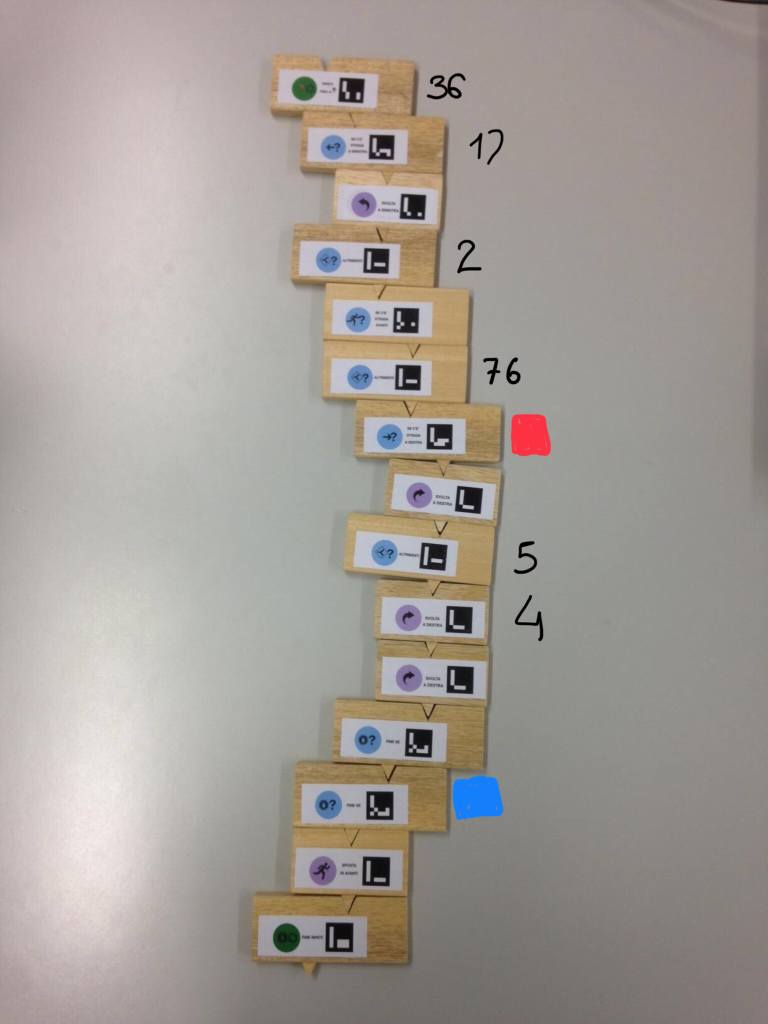
#> input picture aruco/images/color.PNG, 1536 x 2048 px, found by its file name (shown at 1/2 size)
$ python aruco_detection.py
#> lines starting #> are read from the running program, lines starting #| are printed output that depends on the picture; long printed decimals are rounded
#> in aruco_detection, img is the input picture: shape (2048, 1536, 3); mean B, G, R 151.5, 156.7, 163.5
import os
import sys

import cv2
import numpy as np
import tensorflow as tf


# class definition

class Marker:
    def __init__(self, marker_id, corners, key, value):
        self.id = marker_id
        self.value = value
        self.corners = corners
        self.key = key


#################################

def take_key(marker):
    return marker.key


def sort_markers_vertical(markers):
    return sorted(markers, key=take_key)


def print_markers(markers):
    for i in range(len(markers)):
        print("Marker ID: ", markers[i].id, "Key: ", markers[i].key)


# read and resize image
def resize_image(img):
    height, width, depth = img.shape
#> height = 2048; width = 1536; depth = 3
    W = 1200.
    H = 1200.
    imgScalew = W / width
#> imgScalew = 0.781
    imgScaleh = H / width
#> imgScaleh = 0.781
    newX, newY = img.shape[1] * imgScalew, img.shape[0] * imgScaleh
#> newX = 1200; newY = 1600
    return cv2.resize(img, (int(newX), int(newY)))


def fill_instructions_list(markers):
    instructions = []
    for i in range(len(markers)):
        instructions.append({markers[i].id: markers[i].value})
    return instructions


def RGB2HEX(color):
    """
    Conversion from RGB to Hex
    """
    return "#{:02x}{:02x}{:02x}".format(int(color[0]), int(color[1]), int(color[2]))


def get_colors(img):
    """
    Method to retrieve the colors next to a marker.
    The basic method proposed uses KMeans clusterization.
    @param img : image imported from the main method.
    In number of colors we have a N dimensional space to search the Kmeans center.
    The return of this method is a Color (string)
    """
    from collections import Counter
    from sklearn.cluster import KMeans

    number_of_colors = 3
    modified_image = cv2.resize(img, (30, 30), interpolation=cv2.INTER_AREA)
    modified_image = modified_image.reshape(modified_image.shape[0] * modified_image.shape[1], 3)
    clf = KMeans(n_clusters=number_of_colors)
    labels = clf.fit_predict(modified_image)
    cv2.imshow("g", img)
    cv2.waitKey(0)
    counts = Counter(labels)
    """
    Counter to count the key inside the cluster centers
    """
    center_colors = clf.cluster_centers_
    # We get ordered colors by iterating through the keys
    ordered_colors = [center_colors[i] for i in counts.keys()]
    bgr = [ordered_colors[i] for i in counts.keys()]

    print(ordered_colors)
    print(bgr[:2])  # to exclude the white background we skip last element of 3 clusters (num_size_cluster)

    # BGR color
    for bgr_center in bgr[:2]:
        """
        Inside you can mesh the color to obtain primary or secondary colors.
        Or what you want to retrieve.
        """
        if abs(bgr_center[0] - bgr_center[1]) < 50 and abs(bgr_center[1] - bgr_center[2]) < 50:
            """
            This is the gray color. To be reviewed.
            """
            pass
        elif bgr_center[0] > 160:
            return "blue"
        elif bgr_center[1] > 160:
            return "green"
        elif bgr_center[2] > 160:
            return "red"
    # if no color was found return None to predict digits.
    return None


def predict_values(mask_img, vis_mask=False, visualise=False):
    """
    Prediction of multi digits inside a ROI (mask_img).
    Frozen model is loaded in ./module
    For optimization if a color is detected, the predicting values is bypassed.
    else we run the full method for the ROI next to the marker and we predict the value
    in the drawing box (rects).
    return pred if a multi digits is detected.
    else none
    """
    from tensorflow.python.platform import gfile
    from skimage.feature import hog

    bgr_colors = get_colors(mask_img)
    if bgr_colors is not None:
        return bgr_colors

    sess = tf.InteractiveSession()

    f = gfile.FastGFile("../model/tf_model.pb", 'rb')
    graph_def = tf.GraphDef()

    # Parses a serialized binary message into the current message.
    graph_def.ParseFromString(f.read())
    f.close()

    sess.graph.as_default()
    # Import a serialized TensorFlow `GraphDef` protocol buffer
    # and place into the current default `Graph`.
    tf.import_graph_def(graph_def)

    """To retrive correct Ops
    for op in sess.graph.get_operations():
        print(op.name, op.type)
    """
    softmax_tensor = sess.graph.get_tensor_by_name('import/dense_2_1/Softmax:0')

    # Convert to grayscale and apply Gaussian filtering
    im_gray = cv2.cvtColor(mask_img, cv2.COLOR_BGR2GRAY)
    im_gray = cv2.GaussianBlur(im_gray, (3, 3), 0)

    # Threshold the image
    ret, im_th = cv2.threshold(im_gray, 70, 255, cv2.THRESH_BINARY_INV)

    # Find contours in the image
    ctrs, hier = cv2.findContours(im_th.copy(), cv2.RETR_EXTERNAL, cv2.CHAIN_APPROX_SIMPLE)

    # Get rectangles contains each contour
    rects = [cv2.boundingRect(ctr) for ctr in ctrs]
    # For each rectangular region, calculate HOG features and predict
    # the digit using Linear SVM.
    tensor = []

    rects = sorted(rects, key=lambda ax: ax[3] + ax[0], reverse=True)

    for rect in rects:
        # Draw the rectangles
        cv2.rectangle(mask_img, (rect[0], rect[1]), (rect[0] + rect[2], rect[1] + rect[3]), (0, 255, 0), 3)
        # Make the rectangular region around the digit
        leng = int(rect[3] * 1.6)
        pt1 = int(rect[1] + rect[3] // 2 - leng // 2)
        pt2 = int(rect[0] + rect[2] // 2 - leng // 2)
        roi = im_th[pt1:pt1 + leng, pt2:pt2 + leng]
        # Resize the image
        if roi.shape[0] >= 40 and roi.shape[1] >= 40:
            roi = cv2.resize(roi, (28, 28), interpolation=cv2.INTER_AREA)
            tensor.append(roi)

    x_test = tensor
    x_test = np.array(x_test)
    x_test = x_test.reshape(len(tensor), 28, 28, 1)
    x_test = x_test.astype('float32')
    x_test /= 255

    predictions = sess.run(softmax_tensor, {'import/conv2d_1_input_1:0': x_test})
    preds = [p.argmax() for p in predictions]
    preds.reverse()
    res = 0
    if len(preds) <= 0:
        res = None
    else:
        preds = [str(x) for x in preds]
        res = int("".join(preds))
    sess.close()
    return res


def maxing(corner):
    """
    Return the Limits for the size rigth of the marker.
    To understand the idea of this you must debug the point returning from the detection marker.
    Else mantain this method
    """
    x1 = corner[0][0]
    y1 = corner[0][1]
    x2 = corner[1][0]
    y2 = corner[1][1]
    x3 = corner[2][0]
    y3 = corner[2][1]
    x4 = corner[3][0]
    y4 = corner[3][1]

    min_x = min([x1, x2, x3, x4])
    max_x = max([x1, x2, x3, x4])
    max_y = max([y1, y2, y3, y4])
    min_y = min([y1, y2, y3, y4])

    return min_x, max_x, min_y, max_y


def offset_right(corner, resized_img):
    """
    Method to limit the error from the altitude when the photo is taken.
    Is a sort of adjusting height for the camera.
    If this method is not runned, if you take photo from different size the marker size is not a
    good choice to detect the right part drawing box.
    For example the marker has 10x10 pixel, the drawing box is moved to the right by 10.
    If the marker has 50x50 pixel, the drawing box is moved to the right by 50.
    This method is an abstraction of this use case.

    return offset position for the ROI.
    """
    min_x, max_x, min_y, max_y = maxing(corner)

    scale_x = max_x - min_x
    scale_y = max_y - min_y

    coeff_x = int(resized_img.shape[0] / scale_x)

    x1 = int(max_x)
    x2 = int(max_x) + int(scale_x + coeff_x) * 3

    y1 = int(min_y) - int(scale_y - 5)
    y2 = int(min_y) + int(scale_y * 1.5)

    if y2 - y1 < 50:
        y1 = int(min_y - 60)
        y2 = int(min_y + 60)

    return x1, x2, y1, y2


def get_roi_numbers(corner, resized_img):
    """
    Method to get the ROI image
    return the masked image
    """
    x1, x2, y1, y2 = offset_right(corner, resized_img)
    mask_img = resized_img[y1:y2, x1:x2]

    return mask_img


# ritorna la lista di ID: lista di istruzioni
def aruco_detection(path, visualise=False):
    img = cv2.imread(path)
    resized_img = resize_image(img)

    gray = cv2.cvtColor(resized_img, cv2.COLOR_BGR2GRAY)
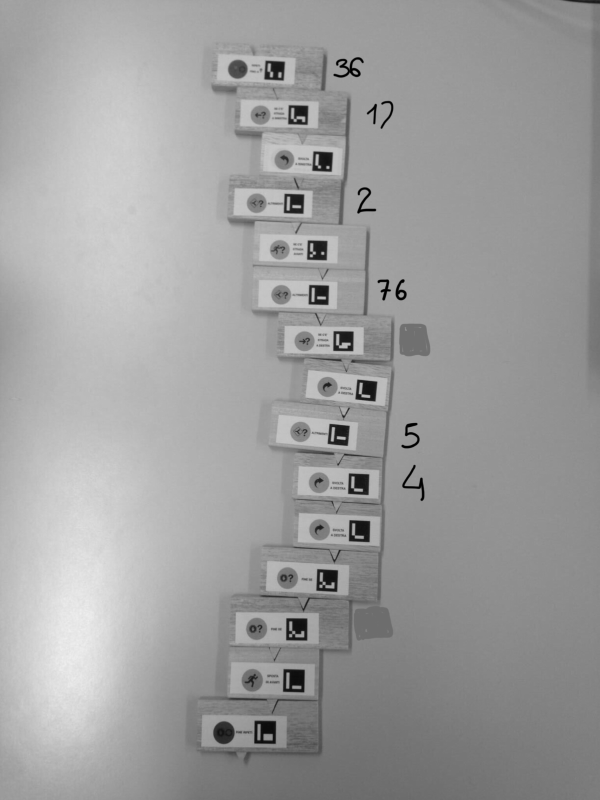
#> gray: shape (1600, 1200) (shown at 1/2 size); min 0, max 240, mean 158.1

    aruco_dict = cv2.aruco.Dictionary_get(cv2.aruco.DICT_ARUCO_ORIGINAL)
    parameters = cv2.aruco.DetectorParameters_create()

    corners, ids, rejectedImgPoints = cv2.aruco.detectMarkers(gray, aruco_dict, parameters=parameters)
#> corners = 15 items; ids = [5, 1, 9, 9, 3, 3, 4, 3, 7, 4, 2, 4, 8, 6, 10]; rejectedImgPoints = 21 items
    markers = []

    """
    This is the invocation from my code and return a list of tuple with the information for the drawing box.
    """
    for i in range(len(corners)):
        print("Processing corner: {}/{}".format(i + 1, len(corners) + 1))
        corners_of_one_marker = corners[i][0]

        # [Start Detection Numbers Aruco]
        mask_img = get_roi_numbers(corners_of_one_marker, resized_img)
        digits = predict_values(mask_img, vis_mask=True, visualise=False)
        # [End Dectection Numbers Aruco]
        key = corners[i][0][0][1]
        marker_id = ids[i][0]
        print(digits, marker_id)

        new_marker = Marker(marker_id, corners_of_one_marker, key, digits)
        markers.append(new_marker)
#> this loop made 1 pass
#| Processing corner: 1/16
#| [array([ 62.578 , 100.652, 126.027]), array([113.387, 117.317, 120.587]), array([139.980, 138.571, 144.184])]
#| [array([113.387, 117.317, 120.587]), array([ 62.578 , 100.652, 126.027])]
#> pass 1, in get_roi_numbers, `mask_img = resized_img[y1:y2, x1:x2]`:
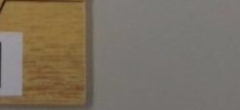
#> mask_img: shape (110, 240, 3); mean B, G, R 98.1, 113, 123.7
#> pass 1, in get_colors, `modified_image = cv2.resize(img, (30, 30), interpolation=cv2.INTER_AREA)`:
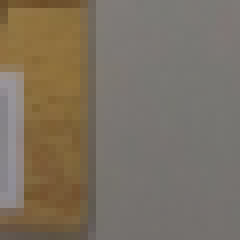
#> modified_image: shape (30, 30, 3) (shown 8 times larger); mean B, G, R 98.1, 113, 123.7
#> after the loop, markers = []

    sorted_markers = sort_markers_vertical(markers)
    instructions = fill_instructions_list(sorted_markers)

    return instructions


"""
Put some image to test.
The image for testing are inside the images folder. Go there and check what is available.
I create the image from an Ipad with note (are not real image for real blockly wooden pieces).

Print x to see all the tuples from the method.
"""
# __main__ entry point to launch detection
# print(aruco_detection("images/btmaze10err.jpeg"))
#> (the run stopped early here; a loop or call above may not have finished)

$ run again, with aruco/images/try2.jpg saved as aruco/images/color.PNG
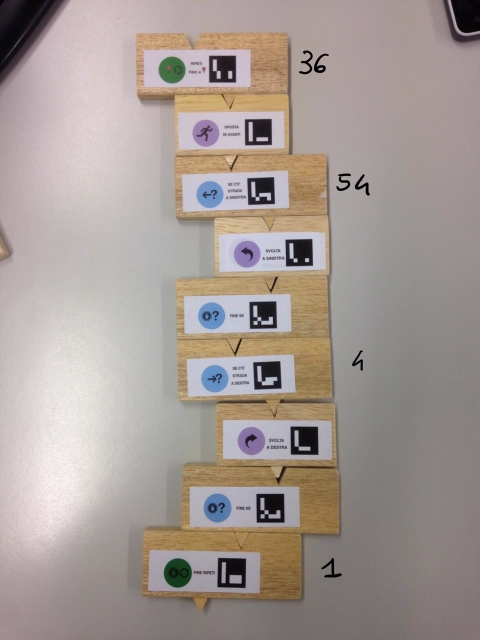
#> input picture aruco/images/try2.jpg, 960 x 1280 px, found by its file name (shown at 1/2 size)
#> in aruco_detection, img is the input picture: shape (1280, 960, 3); mean B, G, R 149.2, 154, 164.6
#> corners = 9 items; ids = [5, 9, 3, 7, 9, 2, 10, 6, 1]; rejectedImgPoints = 18 items
#> the loop in aruco_detection, `for i in range(len(corners)):` made 1 pass
#> (printed output is left out)
#> pass 1, in get_roi_numbers, `mask_img = resized_img[y1:y2, x1:x2]`:
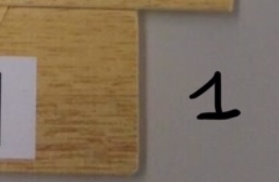
#> mask_img: shape (182, 279, 3); mean B, G, R 93.5, 112.8, 130.1
#> pass 1, in get_colors, `modified_image = cv2.resize(img, (30, 30), interpolation=cv2.INTER_AREA)`:
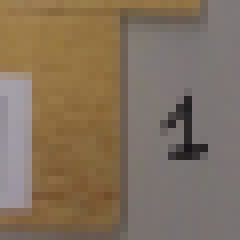
#> modified_image: shape (30, 30, 3) (shown 8 times larger); mean B, G, R 93.5, 112.8, 130.1
#> after the loop in aruco_detection, `for i in range(len(corners)):`: markers = []
